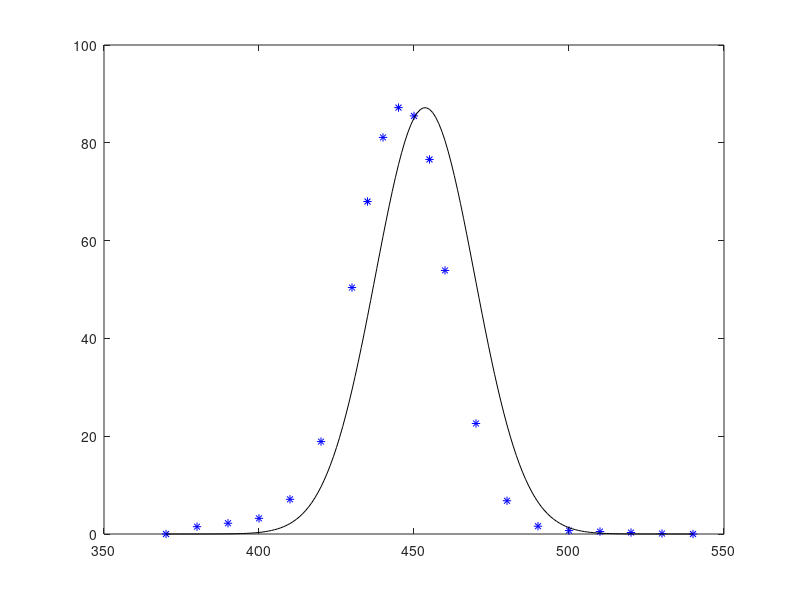

Write the MATLAB code that produced this figure.
clear all; close all;
lamb = [540	530	520	510	500	490	480	470	460	455	450	445	440	435	430	420	410	400	390	380	370];
Inte = [0	0.1	0.3	0.5	0.7	1.6	6.8	22.6	53.9	76.6	85.5	87.2	81.1	68	50.4	18.9	7.1	3.2	2.2	1.5	0];
a = max(Inte)
b = mean(lamb)
c = 16%std(lamb)

x = 370:1:540; y = a*exp(-0.5*((x-b)/c).^2);
plot (lamb,Inte,'b*',x,y,'k-')
